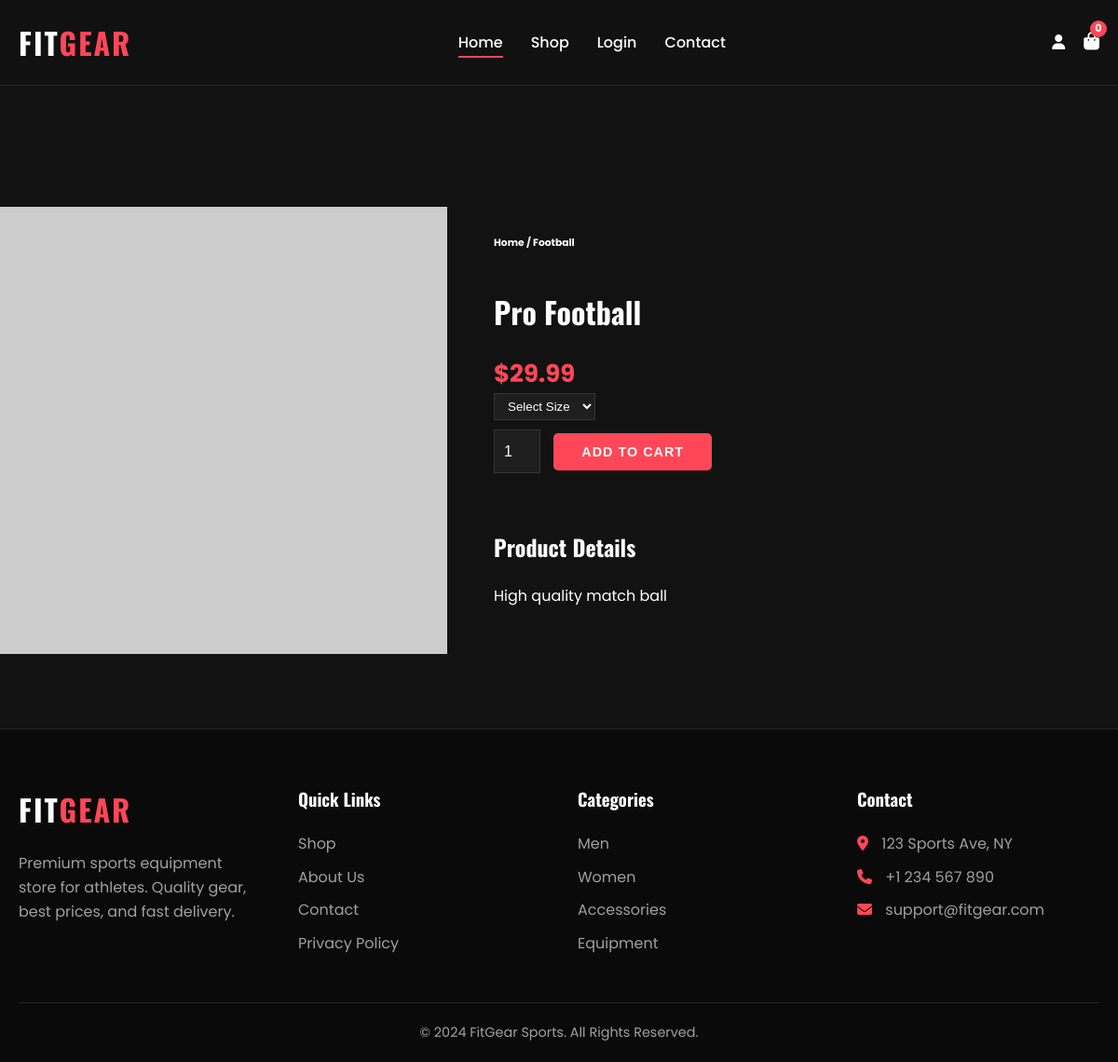
Page /product/1 on the committed database.
### models.py (models this page shows)
class Product(db.Model):
    id = db.Column(db.Integer, primary_key=True)
    name = db.Column(db.String(150), nullable=False)
    category = db.Column(db.String(50), nullable=False)
    price = db.Column(db.Float, nullable=False)
    stock = db.Column(db.Integer, default=0)
    description = db.Column(db.Text, nullable=True)
    image_url = db.Column(db.String(255), nullable=True)
    created_at = db.Column(db.DateTime, default=datetime.utcnow)
    order_items = db.relationship('OrderItem', backref='product', lazy=True)
    cart_items = db.relationship('CartItem', backref='product', lazy=True)

### app.py (the view)
@app.route('/product/<int:product_id>')
def product_detail(product_id):
    product = db.session.get(Product, product_id)
    if not product:
        return render_template('404.html'), 404
    return render_template('product.html', product=product)

### templates/product.html (shortened to what this page needs)
{% extends "base.html" %}
{% block content %}
<section class="container prodetails section-p1">
    <div class="single-pro-image">
        <img src="{{ product.image_url }}" width="100%" id="main-img" alt="{{ product.name }}">
    </div>
    <div class="single-pro-details">
        <h6>Home / {{ product.category|capitalize }}</h6>
        <h4>{{ product.name }}</h4>
        <h2>${{ product.price }}</h2>
        <form action="{{ url_for('add_to_cart', product_id=product.id) }}" method="POST">
            <select name="size">
                <option>Select Size</option>
            </select>
            <input type="number" name="quantity" value="1" min="1">
            <button type="submit" class="btn">Add To Cart</button>
        </form>
        <h4 style="font-size: 1.5rem; margin-top: 20px;">Product Details</h4>
        <span>{{ product.description }}</span>
    </div>
</section>
{% endblock %}

### static/css/style.css (style rules this page uses)
:root { --bg-color: #121212; --card-bg: #1e1e1e; --text-main: #ffffff; --text-muted: #a0a0a0; --accent-red: #ff4757; --accent-blue: #2ed573; --border-color: rgba(255, 255, 255, 0.1); --nav-bg: rgba(18, 18, 18, 0.95); --shadow: 0 10px 30px rgba(0, 0, 0, 0.5); --font-heading: 'Oswald', sans-serif; --font-body: 'Poppins', sans-serif; }
* { margin: 0; padding: 0; box-sizing: border-box; scroll-behavior: smooth; }
body { background-color: var(--bg-color); color: var(--text-main); font-family: var(--font-body); line-height: 1.6; overflow-x: hidden; }
img { max-width: 100%; display: block; }
.container { max-width: 1200px; margin: 0 auto; padding: 0 20px; }
.section-p1 { padding: 80px 0; }
.btn { display: inline-block; padding: 12px 30px; background: var(--accent-red); color: #fff; font-weight: 600; border-radius: 5px; text-transform: uppercase; font-size: 0.9rem; letter-spacing: 1px; cursor: pointer; border: none; transition: 0.3s; }
.prodetails { display: flex; margin-top: 50px; }
.single-pro-image { width: 40%; margin-right: 50px; }
.single-pro-details { width: 50%; padding-top: 30px; }
.single-pro-details h4 { padding: 40px 0 20px 0; font-size: 2rem; font-family: var(--font-heading); }
.single-pro-details h2 { font-size: 26px; color: var(--accent-red); }
.single-pro-details select { display: block; padding: 5px 10px; margin-bottom: 10px; background: #1e1e1e; color: #fff; border: 1px solid var(--border-color); }
.single-pro-details input { width: 50px; height: 47px; padding-left: 10px; font-size: 16px; margin-right: 10px; background: #1e1e1e; color: #fff; border: 1px solid var(--border-color); }

### rows in the picture
Product: category "Football", name "Pro Football", price "29.99", description "High quality match ball"
